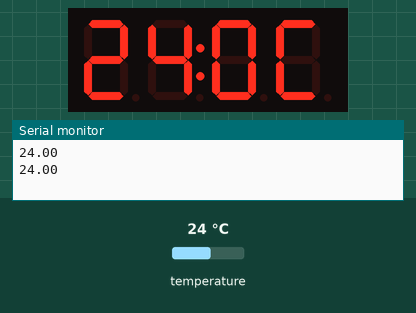
The sketch below on a simulated Arduino Uno, built with avr-gcc and run on an emulated ATmega328P. Shown: 4-digit seven-segment display, the last lines printed to the serial monitor. Inputs (shaded band) come from the test bench; at power-on: temperature 24 °C.

Above: at 2.9 s.
3.0 s: temperature set to 12 °C
At 5.4 s:
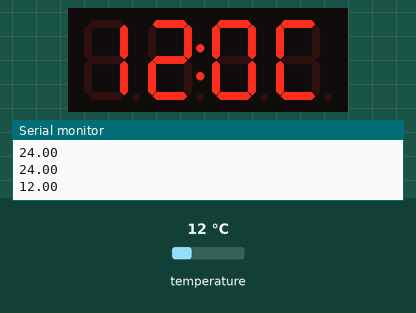
5.8 s: temperature set to 19 °C
At 7.0 s:
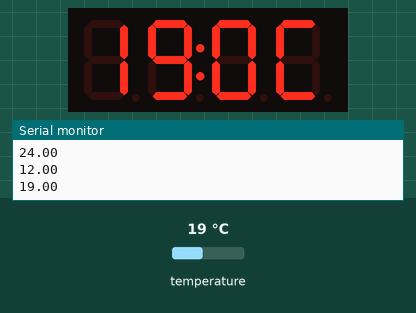
8.6 s: temperature set to 28 °C
At 11.7 s:
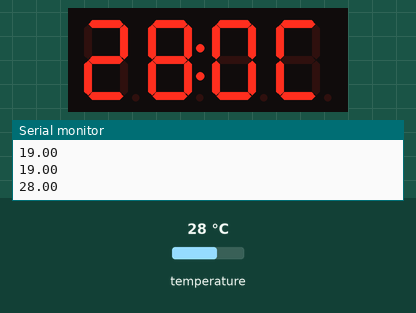
Timing chart, 0 to 13.2 s (numbered marks = the images above; inputs shaded):
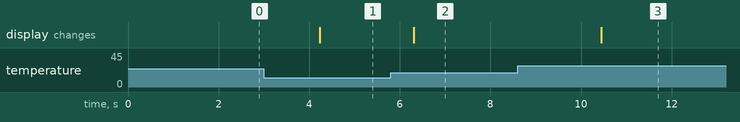

Measured:
- after the input at 3.0 s, the display: changes after 1.2 s (image 1)
- after the input at 5.8 s, the display: changes after 0.50 s (image 2)
- after the input at 8.6 s, the display: changes after 1.8 s (image 3)

The sketch:

ds18b20_calibration.ino
```cpp
//Arduino libraries
#include <TM1637Display.h>
#include <OneWire.h>

//custom libraries
#include "display.h"
#include "ds18b20.h"

// DS18B20 Temperature chip i/o
const int CLK1 = 4;
const int DIO  = 6;
const int THER = 9;
const int DELAY = 2000;

//initialize globals
//display for quick checks
TM1637Display get_display(CLK1,DIO);
const float measured_temp = 65.0;

//thermometer one wire
OneWire ds(THER);  // on pin9
const boolean verify_chip = false;


void setup()
{
  Serial.begin(9600);
  resetDisplay(get_display);
 }

void loop()
{
  if (verify_chip)
  {
    byte ver_addr[8];
    verifyChip(ds, ver_addr);
  }
  float t = measure_temperature_with_DS18S20(ds);
  showTemp(get_display, t);
  displaySerialTemp(t);
  delay(DELAY);
}
```

display.cpp
```cpp
#include "display.h"

void resetDisplay(TM1637Display &display)
{
  display.setBrightness(0xF);
  uint8_t data[] = { 0x0, 0x0, 0x0, 0x0 };
  display.setSegments(data);
}

void showTemp( TM1637Display &display,float t)
{
  const uint8_t Letter_C[] = { SEG_A | SEG_F | SEG_E | SEG_D }; // C
  const bool leading_zero = false;
  uint8_t segto;
  int digit_oneT = 0 ,digit_twoT =0 ,digit_threeT = 0;

  formatTemp(t, digit_oneT, digit_twoT, digit_threeT);

  if (0 != digit_oneT )
  {
    display.showNumberDec(digit_oneT,leading_zero,1,0);
  }
  else
  {
    display.setSegments(Letter_C,1,3);
  }
  //turn on semicolon
  segto = 0x80 | display.encodeDigit(digit_twoT);
  display.setSegments(&segto, 1, 1);
  display.showNumberDec(digit_threeT,leading_zero,1,2);
  display.setSegments(Letter_C,1,3);
}

void formatTemp(float t, int &digit_oneT, int &digit_twoT, int &digit_threeT)
{
  if (t >= 100.0)
  {
     t -=100.0;
  }
  t = 0.005 + t/10.;
  digit_oneT  = (int)t;
  t = (t - digit_oneT)*10.;
  digit_twoT  = (int)t;
  t = (t - digit_twoT)*10;
  digit_threeT = (int)t;
}

//------------------------------------------------------------------------------------------
//
void ShowBeef( TM1637Display &display)
{
  const uint8_t Letter_B[] = { SEG_F | SEG_E | SEG_D |SEG_G | SEG_C}; // b
  const uint8_t Letter_E[] = { SEG_A | SEG_F | SEG_G |SEG_E | SEG_D}; // E
  const uint8_t Letter_F[] = { SEG_A | SEG_F | SEG_G |SEG_E }; // F
  display.setSegments(Letter_B,1,0);
  display.setSegments(Letter_E,1,1);
  display.setSegments(Letter_E,1,2);
  display.setSegments(Letter_F,1,3);
}

void ShowLamb( TM1637Display &display)
{
  //CHCn
  const uint8_t Letter_L[] = { SEG_F | SEG_E | SEG_D  }; // L
  const uint8_t Letter_A[] = { SEG_F | SEG_E | SEG_A | SEG_G | SEG_C | SEG_B}; // A
  const uint8_t Letter_M[] = { SEG_G | SEG_E | SEG_C };//N
  const uint8_t Letter_B[] = { SEG_F | SEG_E | SEG_D |SEG_G | SEG_C};//b

  display.setSegments(Letter_L,1,0);
  display.setSegments(Letter_A,1,1);
  display.setSegments(Letter_M,1,2);
  display.setSegments(Letter_B,1,3);
}

void ShowEgg( TM1637Display &display)
{
  const uint8_t Letter_E[] = { SEG_A | SEG_F | SEG_G |SEG_E | SEG_D}; // E
  const uint8_t Letter_G[] = { SEG_A | SEG_F | SEG_G | SEG_E | SEG_D | SEG_C }; // G
  const uint8_t Empty[]={};

  display.setSegments(Empty,1,0);
  display.setSegments(Letter_E,1,1);
  display.setSegments(Letter_G,1,2);
  display.setSegments(Letter_G,1,3);
}

void ShowPork( TM1637Display &display)
{
  const uint8_t Letter_P[] = { SEG_A | SEG_F | SEG_B |SEG_G | SEG_E }; // P
  const uint8_t Letter_O[] = { SEG_E  |SEG_G | SEG_C | SEG_D}; // O
  const uint8_t Letter_R[] = { SEG_E | SEG_G }; // r
  const uint8_t Letter_K[] = { SEG_F | SEG_E | SEG_G | SEG_C}; // k
  display.setSegments(Letter_P,1,0);
  display.setSegments(Letter_O,1,1);
  display.setSegments(Letter_R,1,2);
  display.setSegments(Letter_K,1,3);
}

void ShowFish( TM1637Display &display)
{
  const uint8_t Letter_F[] = { SEG_A | SEG_F | SEG_G | SEG_E }; // F
  const uint8_t Letter_I[] = { SEG_B | SEG_C }; // I
  const uint8_t Letter_S[] = { SEG_A | SEG_F | SEG_G | SEG_C | SEG_D}; // S
  const uint8_t Letter_H[] = { SEG_F | SEG_E | SEG_G | SEG_C | SEG_B}; // H
  display.setSegments(Letter_F,1,0);
  display.setSegments(Letter_I,1,1);
  display.setSegments(Letter_S,1,2);
  display.setSegments(Letter_H,1,3);
}

void ShowGreen( TM1637Display &display)
{
  const uint8_t Letter_G[] = { SEG_A | SEG_F | SEG_G | SEG_E | SEG_D | SEG_C }; // G
  const uint8_t Letter_R[] = { SEG_E | SEG_G }; // r
  const uint8_t Letter_E[] = { SEG_A | SEG_F | SEG_G |SEG_E | SEG_D};//E

  display.setSegments(Letter_G,1,0);
  display.setSegments(Letter_R,1,1);
  display.setSegments(Letter_E,1,2);
  display.setSegments(Letter_E,1,3);
}

void ShowChicken( TM1637Display &display)
{
  //CHC
  const uint8_t Letter_C[] = { SEG_A | SEG_F | SEG_E | SEG_D  }; // C
  const uint8_t Letter_H[] = { SEG_F | SEG_E | SEG_G | SEG_C | SEG_B}; // H
  const uint8_t Empty[]={};

  display.setSegments(Empty,1,0);
  display.setSegments(Letter_C,1,1);
  display.setSegments(Letter_H,1,2);
  display.setSegments(Letter_C,1,3);
}
```

display.h
```cpp
#ifndef __DISPLAY__
#define __DISPLAY__

#include  <TM1637Display.h>

void resetDisplay(TM1637Display &display);

void showTemp( TM1637Display &display,float t);

void formatTemp(float t, int &digit_oneT, int &digit_twoT, int &digit_threeT);

void ShowBeef( TM1637Display &display);

void ShowLamb( TM1637Display &display);

void ShowEgg( TM1637Display &display);

void ShowPork( TM1637Display &display);

void ShowFish( TM1637Display &display);

void ShowGreen( TM1637Display &display);

void ShowChicken( TM1637Display &display);

#endif // __DISPLAY__
```

ds18b20.cpp
```cpp
#include "ds18b20.h"

//---------------------------------------------------------------

// verify DS18S20 chip used in debug runs of calibration
//--------------------------------------------------------
void verifyChip(OneWire &ds, byte* addr)
{
  ds.reset_search();
  if ( !ds.search(addr)) {
      Serial.print("No more addresses.\n");
      ds.reset_search();
      return;
  }

  Serial.print("R=");
  for( byte i = 0; i < 8; i++) {
    Serial.print(addr[i], HEX);
    Serial.print(" ");
  }

  if ( OneWire::crc8( addr, 7) != addr[7]) {
      Serial.print("CRC is not valid!\n");
      return;
  }

  if ( addr[0] == 0x10) {
      Serial.print("Device is a DS18S20 family device.\n");
  }
  else if ( addr[0] == 0x28) {
      Serial.print("Device is a DS18B20 family device.\n");
  }
  else {
      Serial.print("Device family is not recognized: 0x");
      Serial.println(addr[0],HEX);
      return;
  }
}

//---------------------------------------------------------------


//Measure temperature with DS18S20 and auxilary functions
//--------------------------------------------------------

float measure_temperature_with_DS18S20(OneWire &ds)
{
  byte addr[8];
  searchAddr(ds, addr);
  startConversion(ds, addr);
  readScratchpad(ds, addr);

  return findTemp(ds);
}

void searchAddr(OneWire &ds,byte *addr)
{
  ds.reset_search();
  if ( !ds.search(addr)) {
      Serial.print("No more addresses.\n");
      ds.reset_search();
      return;
  }
}

void startConversion(OneWire &ds, byte* addr)
{
 ds.reset();
 ds.select(addr);
 ds.write(0x44,1);         // start conversion, with parasite power on at the end
}

void readScratchpad(OneWire &ds, byte* addr)
{
  ds.reset();
  ds.select(addr);
  ds.write(0xBE);         // Read Scratchpad
}

float findTemp(OneWire &ds)
{
  byte i;
  byte data[12];
  int TReading,SignBit;

  for ( i = 0; i < 9; i++)
  {           // we need 9 bytes
    data[i] = ds.read();
  }

  TReading = (data[1] << 8) |  data[0];
  SignBit = TReading & 0x8000;  // test most sig bit
  if (SignBit) // negative
  {
  TReading = (TReading ^ 0xffff) + 1; // 2's comp
  }
  return (float)TReading/16.0;
}

//---------------------------------------------------------------

void displaySerialTemp(const float &t)
{
  Serial.println(t);
}
```

ds18b20.h
```cpp
#ifndef __DS18B20__
#define __DS18B20__

#include <OneWire.h>

//---------------------------------------------------------------
// verify DS18S20 chip used in debug runs of calibration
//--------------------------------------------------------
void verifyChip(OneWire &ds, byte* addr);

//Measure temperature with DS18S20 and auxilary functions
//--------------------------------------------------------

float measure_temperature_with_DS18S20(OneWire &ds);

void searchAddr(OneWire &ds, byte *addr);

void startConversion(OneWire &ds, byte* addr);

void readScratchpad(OneWire &ds, byte* addr);

float findTemp(OneWire &ds);

//---------------------------------------------------------------
// Display reading in serial port for calibration
void displaySerialTemp(const float &t);

#endif // __DS18B20__
```
